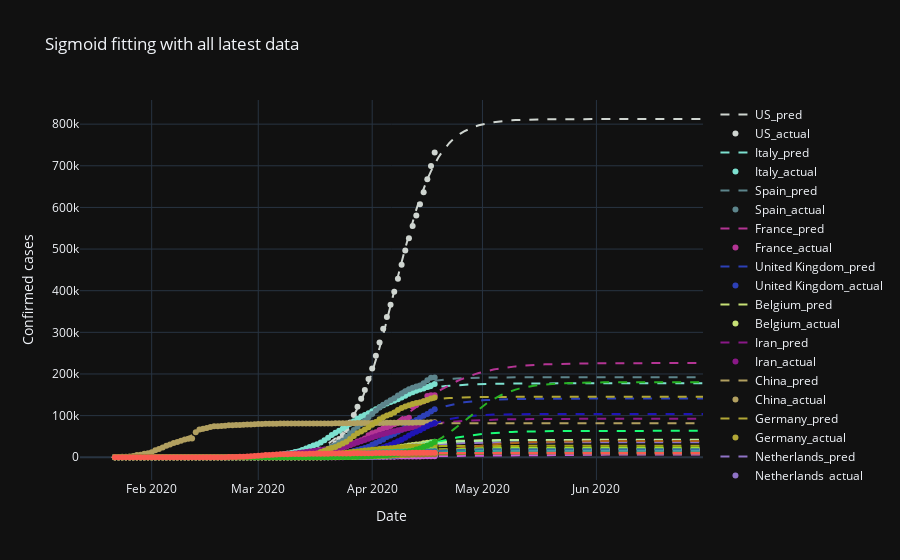

Source (notebook cell):
### Code cell
plot_sigmoid_fitting(target_country_df_list, pred_df_list, title='Sigmoid fitting with all latest data')
